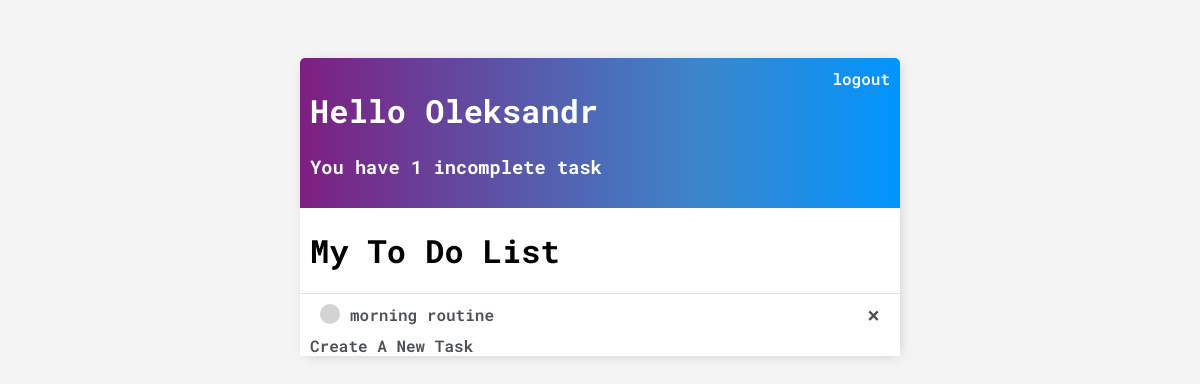
The app's page / (signed in), older data.
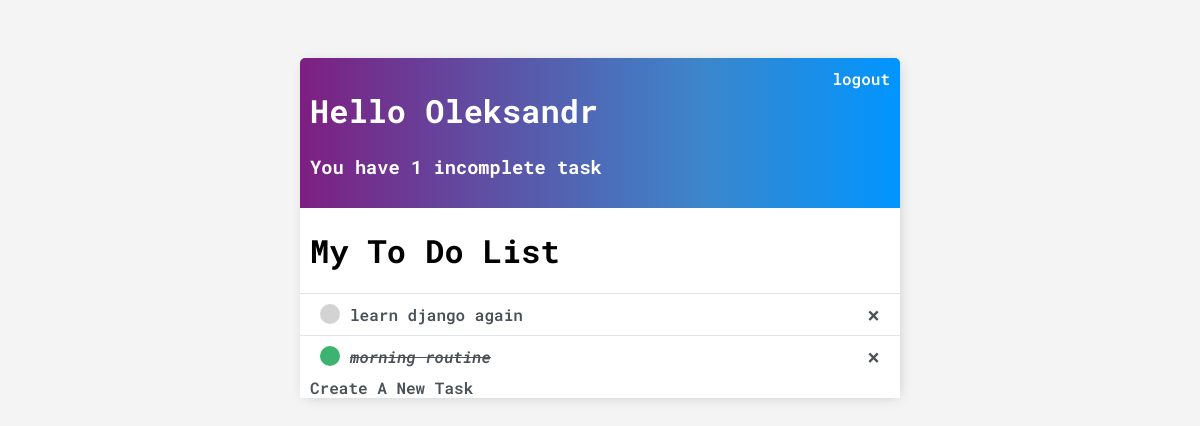
The same page, newer data.
### base/models.py (models this page shows, shortened)
class Task(models.Model):
    user = models.ForeignKey(User, on_delete=models.CASCADE, null=True, blank=True)
    title = models.CharField(max_length=200)
    description = models.TextField(null=True, blank=True)
    complete = models.BooleanField(default=False)
    create = models.DateTimeField(auto_now_add=True)
    class Meta:
        ordering = ['complete', '-create']

### base/views.py (the view)
# urls.py: path('', TaskList.as_view(), name='tasks'),
class TaskList(LoginRequiredMixin, ListView):
    model = Task
    template_name = 'base/task_list.html'
    context_object_name = 'tasks'
    def get_context_data(self, *, object_list=None, **kwargs):
        context = super().get_context_data(**kwargs)
        context['tasks'] = context['tasks'].filter(user=self.request.user)
        context['count'] = context['tasks'].filter(complete=False).count()
        return context

### base/templates/base/task_list.html
{% extends 'base/main.html' %}
{% block content %}
    <div class="header-bar">
    <div>
        <h1>Hello {{ request.user.username|title }}</h1>
        <h3>You have {{ count }} incomplete task{{ count|pluralize:"s" }}</h3>
    </div>
        {% if request.user.is_authenticated %}
            <a href="{% url 'logout' %}">logout</a>
        {% else %}
            <a href="{% url 'login' %}">login</a>
        {% endif %}
    </div>
<h1 style="padding-left: 10px">
    My To Do List
</h1>
<div class="task-items-wrapper">
    {% for task in tasks %}
    <div class="task-wrapper">
        <div class="task-title">
            {% if task.complete %}
                <div class="task-complete-icon"></div>
                <div>
                <s><i><a href="{% url 'task-update' task.id %}">{{ task.title }}</a></i></s>
                </div>
            {% else %}
                <div class="task-incomplete-icon"></div>
                <div>
                <a href="{% url 'task-update' task.id %}">{{ task.title }}</a>
                </div>
            {% endif %}
        </div>
    <div class="delete-task">
        <a href="{% url 'task-delete' task.id %}">&#215;</a>
    </div>
    </div>
    {% endfor %}
</div>
<a href="{% url 'task-create' %}">
    Create A New Task
</a>
{% endblock content %}

Row changes from the older to the newer data that the page shows:
added Task: title "learn django again"
changed Task "morning routine": complete False → True (drawn)
